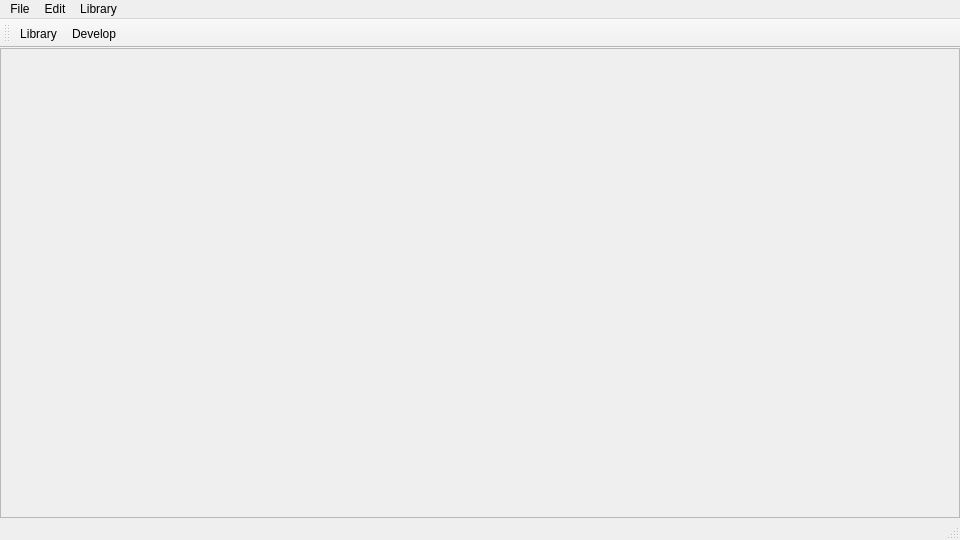
<?xml version="1.0" encoding="UTF-8"?>
<ui version="4.0">
 <class>MainWindow</class>
 <widget class="QMainWindow" name="MainWindow">
  <property name="geometry">
   <rect>
    <x>0</x>
    <y>0</y>
    <width>960</width>
    <height>540</height>
   </rect>
  </property>
  <property name="minimumSize">
   <size>
    <width>535</width>
    <height>377</height>
   </size>
  </property>
  <property name="windowTitle">
   <string>photoroom</string>
  </property>
  <widget class="QWidget" name="centralwidget">
   <layout class="QGridLayout" name="gridLayout_2">
    <property name="leftMargin">
     <number>0</number>
    </property>
    <property name="topMargin">
     <number>0</number>
    </property>
    <property name="rightMargin">
     <number>0</number>
    </property>
    <property name="bottomMargin">
     <number>0</number>
    </property>
    <property name="spacing">
     <number>0</number>
    </property>
    <item row="0" column="0">
     <widget class="QStackedWidget" name="stackedWidget">
      <property name="currentIndex">
       <number>0</number>
      </property>
      <widget class="QWidget" name="libraryPage">
       <layout class="QGridLayout" name="gridLayout_3">
        <property name="leftMargin">
         <number>0</number>
        </property>
        <property name="topMargin">
         <number>0</number>
        </property>
        <property name="rightMargin">
         <number>0</number>
        </property>
        <property name="bottomMargin">
         <number>0</number>
        </property>
        <property name="spacing">
         <number>0</number>
        </property>
        <item row="0" column="0">
         <widget class="QScrollArea" name="scrollArea">
          <property name="horizontalScrollBarPolicy">
           <enum>Qt::ScrollBarPolicy::ScrollBarAlwaysOff</enum>
          </property>
          <property name="widgetResizable">
           <bool>true</bool>
          </property>
          <widget class="QWidget" name="scrollAreaWidgetContents">
           <property name="geometry">
            <rect>
             <x>0</x>
             <y>0</y>
             <width>958</width>
             <height>464</height>
            </rect>
           </property>
           <layout class="QGridLayout" name="gridLayout"/>
          </widget>
         </widget>
        </item>
       </layout>
      </widget>
      <widget class="QWidget" name="developPage">
       <layout class="QVBoxLayout" name="verticalLayout_2">
        <item>
         <layout class="QHBoxLayout" name="horizontalLayout" stretch="3,1">
          <item>
           <widget class="QLabel" name="developImageLabel">
            <property name="sizePolicy">
             <sizepolicy hsizetype="Ignored" vsizetype="Ignored">
              <horstretch>0</horstretch>
              <verstretch>0</verstretch>
             </sizepolicy>
            </property>
            <property name="text">
             <string>Double-click an image in the Library to edit it here.</string>
            </property>
            <property name="scaledContents">
             <bool>false</bool>
            </property>
            <property name="alignment">
             <set>Qt::AlignmentFlag::AlignCenter</set>
            </property>
           </widget>
          </item>
          <item>
           <widget class="QScrollArea" name="sidebarScrollArea">
            <property name="maximumSize">
             <size>
              <width>280</width>
              <height>16777215</height>
             </size>
            </property>
            <property name="horizontalScrollBarPolicy">
             <enum>Qt::ScrollBarPolicy::ScrollBarAlwaysOff</enum>
            </property>
            <property name="widgetResizable">
             <bool>true</bool>
            </property>
            <widget class="QWidget" name="scrollAreaWidgetContents_2">
             <property name="geometry">
              <rect>
               <x>0</x>
               <y>0</y>
               <width>152</width>
               <height>367</height>
              </rect>
             </property>
             <layout class="QVBoxLayout" name="verticalLayout">
              <item>
               <widget class="QGroupBox" name="groupBox">
                <property name="title">
                 <string>Basic</string>
                </property>
                <layout class="QFormLayout" name="formLayout">
                 <item row="0" column="0">
                  <widget class="QLabel" name="label">
                   <property name="text">
                    <string>Exposure</string>
                   </property>
                  </widget>
                 </item>
                 <item row="0" column="1">
                  <widget class="QSlider" name="exposureSlider">
                   <property name="orientation">
                    <enum>Qt::Orientation::Horizontal</enum>
                   </property>
                  </widget>
                 </item>
                 <item row="1" column="0">
                  <widget class="QLabel" name="label_2">
                   <property name="text">
                    <string>Contrast</string>
                   </property>
                  </widget>
                 </item>
                 <item row="1" column="1">
                  <widget class="QSlider" name="contrastSlider">
                   <property name="orientation">
                    <enum>Qt::Orientation::Horizontal</enum>
                   </property>
                  </widget>
                 </item>
                 <item row="2" column="0">
                  <widget class="QLabel" name="label_3">
                   <property name="text">
                    <string>Highlights</string>
                   </property>
                  </widget>
                 </item>
                 <item row="2" column="1">
                  <widget class="QSlider" name="highlightsSlider">
                   <property name="orientation">
                    <enum>Qt::Orientation::Horizontal</enum>
                   </property>
                  </widget>
                 </item>
                 <item row="3" column="0">
                  <widget class="QLabel" name="label_4">
                   <property name="text">
                    <string>Shadows</string>
                   </property>
                  </widget>
                 </item>
                 <item row="3" column="1">
                  <widget class="QSlider" name="shadowsSlider">
                   <property name="orientation">
                    <enum>Qt::Orientation::Horizontal</enum>
                   </property>
                  </widget>
                 </item>
                 <item row="4" column="0">
                  <widget class="QLabel" name="label_5">
                   <property name="text">
                    <string>Whites</string>
                   </property>
                  </widget>
                 </item>
                 <item row="4" column="1">
                  <widget class="QSlider" name="whitesSlider">
                   <property name="orientation">
                    <enum>Qt::Orientation::Horizontal</enum>
                   </property>
                  </widget>
                 </item>
                 <item row="5" column="0">
                  <widget class="QLabel" name="label_6">
                   <property name="text">
                    <string>Blacks</string>
                   </property>
                  </widget>
                 </item>
                 <item row="5" column="1">
                  <widget class="QSlider" name="blacksSlider">
                   <property name="orientation">
                    <enum>Qt::Orientation::Horizontal</enum>
                   </property>
                  </widget>
                 </item>
                </layout>
               </widget>
              </item>
              <item>
               <widget class="QGroupBox" name="groupBox_2">
                <property name="title">
                 <string>Presence</string>
                </property>
                <layout class="QFormLayout" name="formLayout_2">
                 <item row="0" column="0">
                  <widget class="QLabel" name="label_7">
                   <property name="text">
                    <string>Clarity</string>
                   </property>
                  </widget>
                 </item>
                 <item row="0" column="1">
                  <widget class="QSlider" name="claritySlider">
                   <property name="orientation">
                    <enum>Qt::Orientation::Horizontal</enum>
                   </property>
                  </widget>
                 </item>
                 <item row="1" column="0">
                  <widget class="QLabel" name="label_9">
                   <property name="text">
                    <string>Vibrance</string>
                   </property>
                  </widget>
                 </item>
                 <item row="1" column="1">
                  <widget class="QSlider" name="vibranceSlider">
                   <property name="orientation">
                    <enum>Qt::Orientation::Horizontal</enum>
                   </property>
                  </widget>
                 </item>
                </layout>
               </widget>
              </item>
              <item>
               <widget class="QGroupBox" name="groupBox_3">
                <property name="title">
                 <string>misc</string>
                </property>
                <layout class="QFormLayout" name="formLayout_3">
                 <item row="0" column="0">
                  <widget class="QLabel" name="label_8">
                   <property name="text">
                    <string>Highlight Rolloff</string>
                   </property>
                  </widget>
                 </item>
                 <item row="0" column="1">
                  <widget class="QSlider" name="highlightRolloffSlider">
                   <property name="orientation">
                    <enum>Qt::Orientation::Horizontal</enum>
                   </property>
                  </widget>
                 </item>
                 <item row="1" column="0">
                  <widget class="QLabel" name="label_10">
                   <property name="text">
                    <string>Thread Count</string>
                   </property>
                  </widget>
                 </item>
                 <item row="1" column="1">
                  <widget class="QSlider" name="threadCountSlider">
                   <property name="minimum">
                    <number>1</number>
                   </property>
                   <property name="maximum">
                    <number>16</number>
                   </property>
                   <property name="orientation">
                    <enum>Qt::Orientation::Horizontal</enum>
                   </property>
                  </widget>
                 </item>
                </layout>
               </widget>
              </item>
              <item>
               <spacer name="verticalSpacer">
                <property name="orientation">
                 <enum>Qt::Orientation::Vertical</enum>
                </property>
                <property name="sizeHint" stdset="0">
                 <size>
                  <width>20</width>
                  <height>40</height>
                 </size>
                </property>
               </spacer>
              </item>
             </layout>
            </widget>
           </widget>
          </item>
         </layout>
        </item>
        <item>
         <widget class="QScrollArea" name="imageStripScrollArea">
          <property name="minimumSize">
           <size>
            <width>0</width>
            <height>100</height>
           </size>
          </property>
          <property name="maximumSize">
           <size>
            <width>16777215</width>
            <height>100</height>
           </size>
          </property>
          <property name="verticalScrollBarPolicy">
           <enum>Qt::ScrollBarPolicy::ScrollBarAlwaysOff</enum>
          </property>
          <property name="widgetResizable">
           <bool>true</bool>
          </property>
          <widget class="QWidget" name="imageStripWidgetContents">
           <property name="geometry">
            <rect>
             <x>0</x>
             <y>0</y>
             <width>98</width>
             <height>98</height>
            </rect>
           </property>
           <layout class="QHBoxLayout" name="imageStripLayout">
            <property name="spacing">
             <number>5</number>
            </property>
            <property name="leftMargin">
             <number>5</number>
            </property>
            <property name="topMargin">
             <number>5</number>
            </property>
            <property name="rightMargin">
             <number>5</number>
            </property>
            <property name="bottomMargin">
             <number>5</number>
            </property>
           </layout>
          </widget>
         </widget>
        </item>
       </layout>
      </widget>
     </widget>
    </item>
   </layout>
  </widget>
  <widget class="QMenuBar" name="menubar">
   <property name="geometry">
    <rect>
     <x>0</x>
     <y>0</y>
     <width>960</width>
     <height>21</height>
    </rect>
   </property>
   <widget class="QMenu" name="menuFile">
    <property name="title">
     <string>File</string>
    </property>
    <widget class="QMenu" name="menuRecent_Libraries">
     <property name="title">
      <string>Recent Libraries</string>
     </property>
     <addaction name="separator"/>
     <addaction name="actionClear_recents"/>
    </widget>
    <addaction name="actionNew_Library"/>
    <addaction name="actionOpen_Library"/>
    <addaction name="menuRecent_Libraries"/>
    <addaction name="separator"/>
    <addaction name="actionExit"/>
   </widget>
   <widget class="QMenu" name="menuEdit">
    <property name="title">
     <string>Edit</string>
    </property>
    <addaction name="actionUndo"/>
    <addaction name="actionRedo"/>
    <addaction name="separator"/>
    <addaction name="actionCut"/>
    <addaction name="actionCopy"/>
    <addaction name="actionPaste"/>
    <addaction name="separator"/>
    <addaction name="actionSelect_All"/>
    <addaction name="actionSelect_None"/>
    <addaction name="actionInverse_Selection"/>
    <addaction name="separator"/>
    <addaction name="actionPreferences"/>
   </widget>
   <widget class="QMenu" name="menuLibrary">
    <property name="title">
     <string>Library</string>
    </property>
    <addaction name="actionImport"/>
    <addaction name="actionRefresh"/>
    <addaction name="separator"/>
    <addaction name="actionSettings"/>
    <addaction name="actionBackup"/>
   </widget>
   <addaction name="menuFile"/>
   <addaction name="menuEdit"/>
   <addaction name="menuLibrary"/>
  </widget>
  <widget class="QStatusBar" name="statusbar"/>
  <widget class="QToolBar" name="toolBar">
   <property name="windowTitle">
    <string>toolBar</string>
   </property>
   <attribute name="toolBarArea">
    <enum>TopToolBarArea</enum>
   </attribute>
   <attribute name="toolBarBreak">
    <bool>false</bool>
   </attribute>
   <addaction name="actionShowLibrary"/>
   <addaction name="actionShowDevelop"/>
  </widget>
  <action name="actionNew_Library">
   <property name="text">
    <string>New Library</string>
   </property>
  </action>
  <action name="actionOpen_Library">
   <property name="text">
    <string>Open Library</string>
   </property>
   <property name="shortcut">
    <string>Ctrl+O</string>
   </property>
  </action>
  <action name="actionClear_recents">
   <property name="text">
    <string>Clear recents</string>
   </property>
  </action>
  <action name="actionExit">
   <property name="text">
    <string>Exit</string>
   </property>
   <property name="shortcut">
    <string>Ctrl+Q</string>
   </property>
   <property name="menuRole">
    <enum>QAction::MenuRole::TextHeuristicRole</enum>
   </property>
  </action>
  <action name="actionUndo">
   <property name="text">
    <string>Undo</string>
   </property>
   <property name="shortcut">
    <string>Ctrl+Z</string>
   </property>
  </action>
  <action name="actionRedo">
   <property name="text">
    <string>Redo</string>
   </property>
   <property name="shortcut">
    <string>Ctrl+Y</string>
   </property>
  </action>
  <action name="actionCut">
   <property name="text">
    <string>Cut</string>
   </property>
   <property name="shortcut">
    <string>Ctrl+X</string>
   </property>
  </action>
  <action name="actionCopy">
   <property name="text">
    <string>Copy</string>
   </property>
   <property name="shortcut">
    <string>Ctrl+C</string>
   </property>
  </action>
  <action name="actionPaste">
   <property name="text">
    <string>Paste</string>
   </property>
   <property name="shortcut">
    <string>Ctrl+V</string>
   </property>
  </action>
  <action name="actionSelect_All">
   <property name="text">
    <string>Select All</string>
   </property>
   <property name="shortcut">
    <string>Ctrl+A</string>
   </property>
  </action>
  <action name="actionSelect_None">
   <property name="text">
    <string>Select None</string>
   </property>
   <property name="shortcut">
    <string>Ctrl+D</string>
   </property>
  </action>
  <action name="actionInverse_Selection">
   <property name="text">
    <string>Inverse Selection</string>
   </property>
  </action>
  <action name="actionPreferences">
   <property name="text">
    <string>Preferences</string>
   </property>
   <property name="shortcut">
    <string>Ctrl+,</string>
   </property>
  </action>
  <action name="actionShowLibrary">
   <property name="text">
    <string>Library</string>
   </property>
   <property name="menuRole">
    <enum>QAction::MenuRole::NoRole</enum>
   </property>
  </action>
  <action name="actionShowDevelop">
   <property name="text">
    <string>Develop</string>
   </property>
   <property name="menuRole">
    <enum>QAction::MenuRole::NoRole</enum>
   </property>
  </action>
  <action name="actionImport">
   <property name="text">
    <string>Import</string>
   </property>
  </action>
  <action name="actionRefresh">
   <property name="text">
    <string>Refresh</string>
   </property>
  </action>
  <action name="actionSettings">
   <property name="text">
    <string>Settings</string>
   </property>
  </action>
  <action name="actionBackup">
   <property name="text">
    <string>Backup</string>
   </property>
  </action>
 </widget>
 <resources/>
 <connections/>
</ui>
